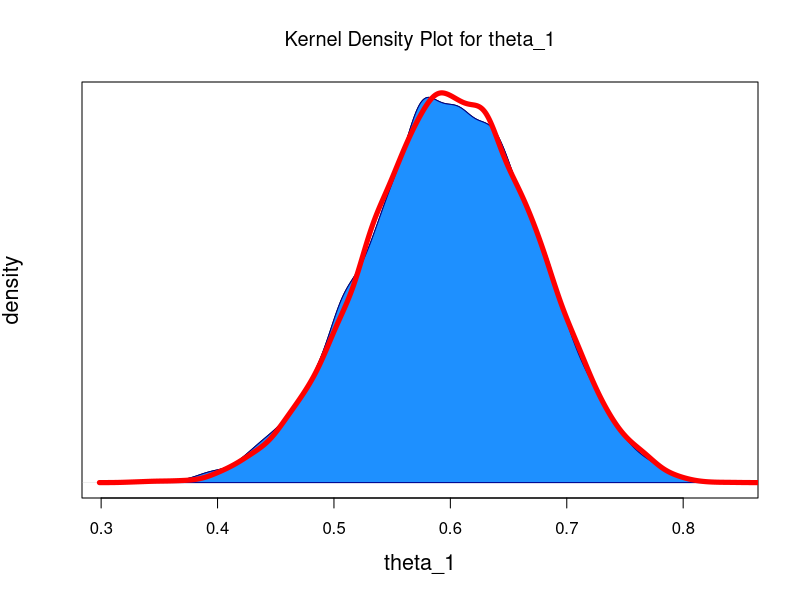

Reproduce this figure in R.
#Section 5 of Ford's Notes to understand two-dimension Metropolis Hasting 

#prior parameter specification 
a <- 10 
b <- 10 

flips_1 <- 25; heads_1 <- 17 
flips_2 <-9; heads_2 <- 1

thetas<- seq(0, 1, length.out= 50)
prior_1 <- dbeta(thetas, shape1 = a, shape2 = b)
prior_2 <- dbeta(thetas, shape1 = a, shape2 = b)

likelihood_1<- dbinom(heads_1, size = flips_1, prob = thetas)
likelihood_2 <- dbinom(heads_2, size = flips_2, prob = thetas)

posterior_1 <- dbeta(thetas, shape1 = (a+heads_1), shape2=b + flips_1-heads_1)
posterior_2 <- dbeta(thetas, shape1 = (a+heads_2), shape2=b + flips_2-heads_2)

joint_prior <- outer(prior_1, prior_2, FUN='*' )
joint_likelihood <- outer(likelihood_1, likelihood_2, FUN='*')
joint_posterior <- outer(posterior_1, posterior_2, FUN = '*')

### TO USE a 2D Metropolis Hasting 

# Previously theta was normally distributed. Now theta is a vector of two values that will be binvariate normal distributed 
#the covariance matrix will be 0 on the diagonals 

library(MASS)

flips <- c(flips_1, flips_2)
heads <- c(heads_1, heads_2)

metropolis_algorithm_2d<- function(samples, thetas_seed, cov_mat){
  
  thetas_curr <- thetas_seed 
  
  posterior_thetas <- matrix(NA, nrow = samples, ncol=2)
  
  for (i in 1:samples){
    thetas_prop <- mvrnorm(n=1, mu=thetas_curr, Sigma=cov_mat) #1 by2 vector 
    thetas_prop <- mapply(FUN = function(x, y) ifelse((x > 1 | x < 0), y, x),
                          x = thetas_prop,
                          y = thetas_curr)
    
    posterior_prop <- dbeta(thetas_prop, shape1 = a, shape2=b)*dbinom(heads, size = flips, prob=thetas_prop)
    posterior_curr <- dbeta(thetas_curr, shape1 = a, shape2=b)*dbinom(heads, size = flips, prob=thetas_curr)
    
    #pmin takes one or more vectors and return a single vector with parallel minima 
    p_accept_theta_prop <- pmin(posterior_prop/posterior_curr, 1.0)
    
    rand_unif <- runif(n=2)
    
    #If probability of accept is greater than the random uniform, 
    
    thetas_select <- mapply(FUN = function(x, y, w, z) ifelse(x > y, w, z),
                            x = p_accept_theta_prop,
                            y = rand_unif,
                            w = thetas_prop,
                            z = thetas_curr)
    
    #basically evaluate element by element... 
    
    posterior_thetas[i,] <- thetas_select
    #Reset theta
    thetas_curr <-thetas_select
    
  }
  return(posterior_thetas)
}


posterior_thetas_2d <- metropolis_algorithm_2d(20000, thetas_seed = c(0.5, 0.5)
                                               ,cov_mat = matrix(c(0.05^2, 0, 0, 0.05^2)
                                                                 ,ncol=2))


### LEARNING POINTS ## 
#DONT HAVE TO VECTORIZE THE OPERATIONS but it is more convenient for posterior_prop calcs. 
#the posterior mode is concentrated at theta_1 = 0.5; the prior mode is concentrated at the 0.60, the 
warmup <- seq(from = 1, to = 5000) # 1,2,...,5000
posterior_thetas_2d_post_warmup <- posterior_thetas_2d[-warmup, ] # Remove warmup period
n <- nrow(posterior_thetas_2d_post_warmup) # Number of samples to draw from the exact

d <- density(posterior_thetas_2d_post_warmup[,1])
plot( d
      ,main = expression(paste('Kernel Density Plot for ', theta_1))
      ,xlab = expression(theta_1)
      ,ylab = 'density'
      ,yaxt = 'n'
      ,cex.lab = 1.3
)
polygon(d, col='dodgerblue1', border='dark blue')
### OVERLAY THE PLOT WITH THE ACTUAL POSTERIOR DISTRIBUTION WHICH WE KNOW IS BETA(15, 30)
d2<-rbeta(n, shape1=a+heads_1, shape2= b+flips_1-heads_1) 
lines(density(d2), col="red", lwd=5)
quantile(d2, c(0.025,0.05, 0.25, 0.5
           ,0.75, 0.95, 0.975))
